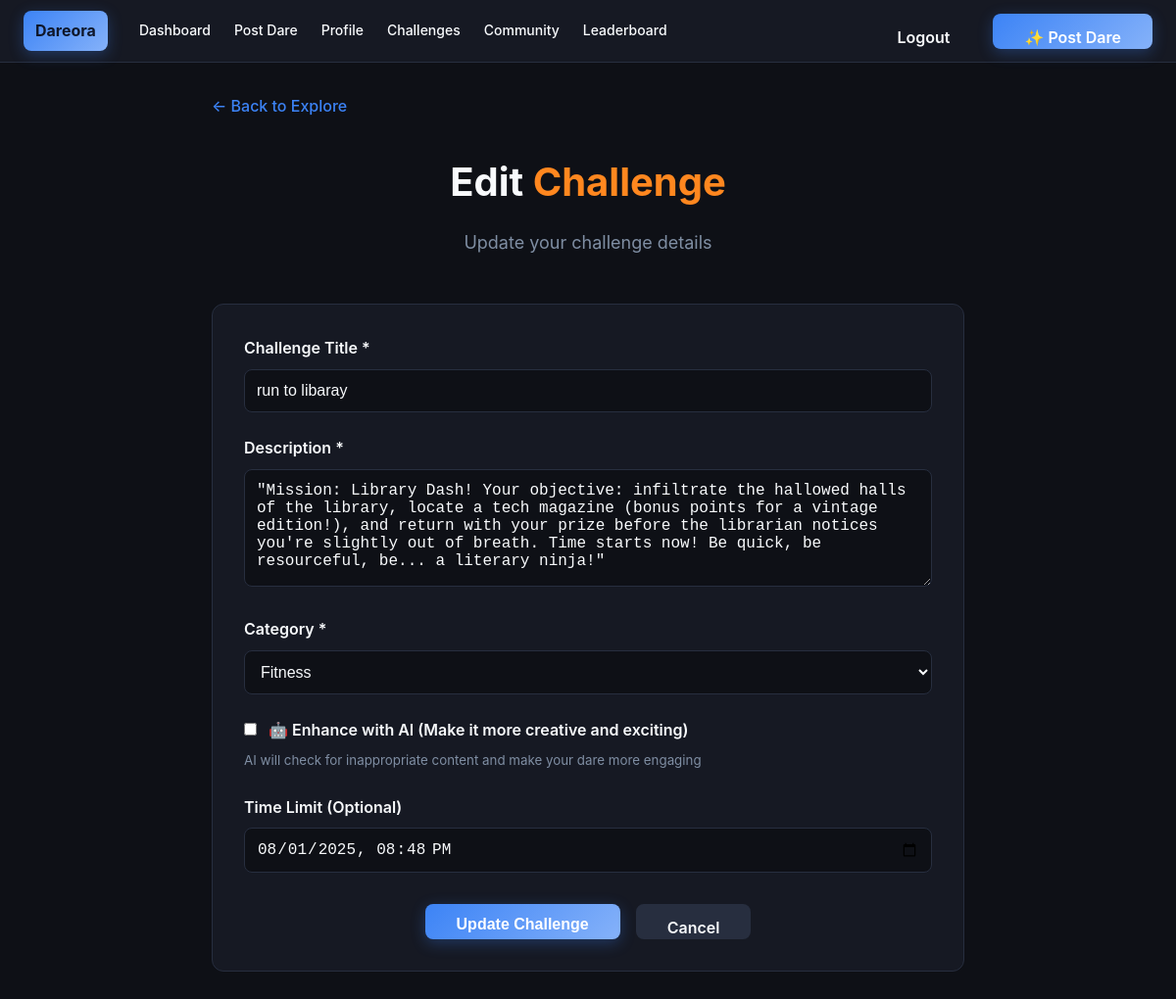
/postdare/post/3/ (signed in), run on the app's committed database.
### postdare/models.py (models this page shows, shortened)
class Dare_project(models.Model):
    user = models.ForeignKey(User, on_delete=models.CASCADE, related_name='dares')
    dare_title = models.CharField(max_length=100)
    description = models.TextField(max_length=500)
    time_limit = models.DateTimeField(blank=True, null=True)
    category = models.CharField(max_length=50)
    difficulty = models.CharField(max_length=10, default='Moderate')
    tags = models.CharField(max_length=200, blank=True, null=True)
    created_at = models.DateTimeField(auto_now_add=True)
    updated_at = models.DateTimeField(auto_now=True)
    is_active = models.BooleanField(default=True)

### postdare/views.py (the view, shortened to what this page needs)
# urls.py: path("postdare/",include("postdare.urls")),
@login_required
def postdare(request, id=None):
    if id:
        dare = get_object_or_404(Dare_project, id=id)
        if dare.user != request.user:
            messages.error(request, "You can only edit your own dares!")
            return redirect("explore")
    else:
        dare = None
    return render(request, "postdare.html", {'dare': dare})

### templates/postdare.html (shortened to what this page needs)
{% extends "base.html" %}
{% block body %}
<div class="container">
    <a href="{% url 'explore' %}" class="back-link">
        ← Back to Explore
    </a>
    <div class="page-header">
        <h1 class="page-title">
            {% if dare %}
            Edit <span class="title-highlight">Challenge</span>
            {% else %}
            Create <span class="title-highlight">Challenge</span>
            {% endif %}
        </h1>
        <p class="page-subtitle">
            {% if dare %}
            Update your challenge details
            {% else %}
            Design an epic challenge for the community
            {% endif %}
        </p>
    </div>
    <div class="form-container">
        <form method="POST" id="dareForm">
            <div class="form-group">
                <label for="dare_title" class="form-label">Challenge Title *</label>
                <input type="text" id="dare_title" name="dare_title" class="form-input"
                    value="{% if dare %}{{ dare.dare_title }}{% endif %}"
                    placeholder="Enter an exciting challenge title" required>
            </div>
            <div class="form-group">
                <label for="description" class="form-label">Description *</label>
                <textarea id="description" name="description" class="form-textarea"
                    placeholder="Describe your challenge in detail..."
                    required>{% if dare %}{{ dare.description }}{% endif %}</textarea>
            </div>
            <div class="form-group">
                <label for="category" class="form-label">Category *</label>
                <select id="category" name="category" class="form-select" required>
                    <option value="fitness" {% if dare.category == 'fitness' %}selected{% endif %}>Fitness</option>
                </select>
            </div>
            <div class="form-group">
                <label class="form-label">
                    <input type="checkbox" name="use_ai" id="use_ai" style="margin-right: 0.5rem;">
                    🤖 Enhance with AI (Make it more creative and exciting)
                </label>
                <small style="color: var(--muted-foreground); display: block; margin-top: 0.25rem;">
                    AI will check for inappropriate content and make your dare more engaging
                </small>
            </div>
            <div class="form-group">
                <label for="time_limit" class="form-label">Time Limit (Optional)</label>
                <input type="datetime-local" id="time_limit" name="time_limit" class="form-input"
                    value="{% if dare.time_limit %}{{ dare.time_limit|date:'Y-m-d\TH:i' }}{% endif %}">
            </div>
            <div class="form-actions">
                <button type="submit" class="btn btn-primary" id="submitBtn">
                    {% if dare %}
                    Update Challenge
                    {% else %}
                    Create Challenge
                    {% endif %}
                </button>
                <a href="{% url 'explore' %}" class="btn btn-secondary">Cancel</a>
            </div>
        </form>
    </div>
</div>
{% endblock %}

### templates/base.html (style rules this page uses)
* { margin: 0; padding: 0; box-sizing: border-box; }
:root { --background: hsl(220, 23%, 7%); --foreground: hsl(210, 40%, 98%); --card: hsl(222, 23%, 11%); --card-foreground: hsl(210, 40%, 98%); --primary: hsl(217, 91%, 60%); --primary-foreground: hsl(222.2, 47.4%, 11.2%); --secondary: hsl(222, 23%, 15%); --secondary-foreground: hsl(210, 40%, 98%); --muted: hsl(222, 23%, 15%); --muted-foreground: hsl(215.4, 16.3%, 56.9%); --border: hsl(222, 23%, 20%); --radius: 0.75rem; }
body { font-family: -apple-system, BlinkMacSystemFont, 'Segoe UI', 'Roboto', 'Oxygen', 'Ubuntu', 'Cantarell', sans-serif; background-color: var(--background); color: var(--foreground); line-height: 1.5; min-height: 100vh; }
.btn { display: inline-flex; align-items: center; justify-content: center; gap: 0.5rem; white-space: nowrap; border-radius: 0.5rem; font-size: 0.875rem; font-weight: 600; border: none; cursor: pointer; transition: all 0.2s; text-decoration: none; padding: 0.5rem 0.75rem; height: 2.25rem; }
.btn-primary { background: linear-gradient(135deg, var(--primary), hsl(217, 91%, 75%)); color: var(--primary-foreground); border: none; box-shadow: 0 4px 15px rgba(59, 130, 246, 0.3); }

### templates/postdare.html (style rules this page uses)
* { margin: 0; padding: 0; box-sizing: border-box; }
:root { --background: hsl(220, 23%, 7%); --foreground: hsl(210, 40%, 98%); --card: hsl(222, 23%, 11%); --primary: hsl(217, 91%, 60%); --border: hsl(222, 23%, 20%); --radius: 0.75rem; --orange: hsl(28, 100%, 56%); --muted-foreground: hsl(215.4, 16.3%, 56.9%); }
body { font-family: -apple-system, BlinkMacSystemFont, 'Segoe UI', 'Roboto', sans-serif; background-color: var(--background); color: var(--foreground); line-height: 1.6; }
.container { max-width: 800px; margin: 0 auto; padding: 2rem 1rem; }
.page-header { text-align: center; margin-bottom: 3rem; }
.page-title { font-size: 2.5rem; font-weight: bold; margin-bottom: 1rem; }
.title-highlight { color: var(--orange); }
.page-subtitle { color: var(--muted-foreground); font-size: 1.125rem; }
.form-container { background-color: var(--card); border: 1px solid var(--border); border-radius: var(--radius); padding: 2rem; margin-bottom: 2rem; }
.form-group { margin-bottom: 1.5rem; }
.form-label { display: block; font-weight: 600; margin-bottom: 0.5rem; color: var(--foreground); }
.form-input, .form-textarea, .form-select { width: 100%; padding: 0.75rem; border: 1px solid var(--border); border-radius: 0.5rem; background-color: var(--background); color: var(--foreground); font-size: 1rem; transition: border-color 0.2s; }
.form-textarea { min-height: 120px; resize: vertical; }
.form-actions { display: flex; gap: 1rem; justify-content: center; margin-top: 2rem; }
.btn { padding: 0.75rem 2rem; border: none; border-radius: 0.5rem; font-weight: 600; font-size: 1rem; cursor: pointer; transition: all 0.2s; text-decoration: none; display: inline-block; text-align: center; }
.btn-primary { background-color: var(--primary); color: white; }
.btn-secondary { background-color: var(--border); color: var(--foreground); }
.back-link { display: inline-flex; align-items: center; color: var(--primary); text-decoration: none; margin-bottom: 2rem; font-weight: 500; }

### data on the page
Dare_project: dare_title "run to libaray", description "\"Mission: Library Dash! Your objective: infiltrate the hallowed halls of the library, locate a tech magazine (bonus points for a vintage edition!), and return with your prize before the librarian notices you're slightly out of breath. Time starts now! Be quick, be resourceful, be... a literary ninja!\"", category "Fitness", time_limit "08/01/2025 20:48"
